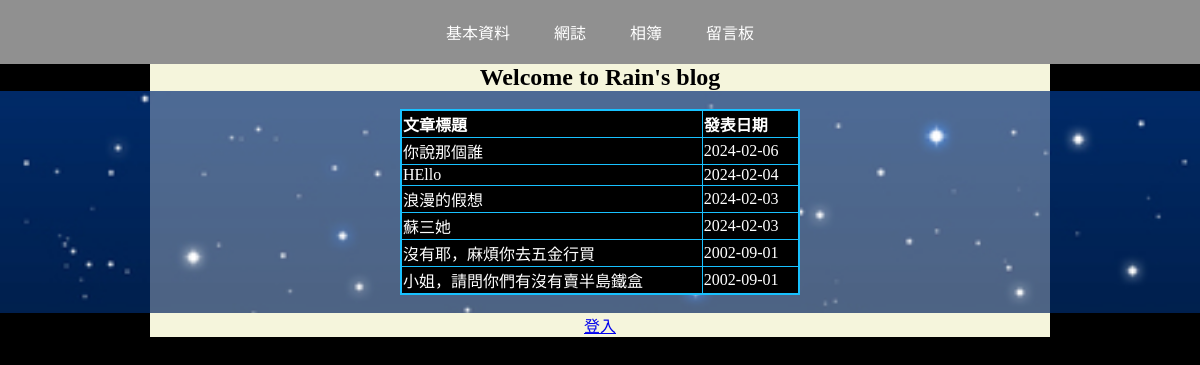
/blog, run on an earlier commit of the app's database.
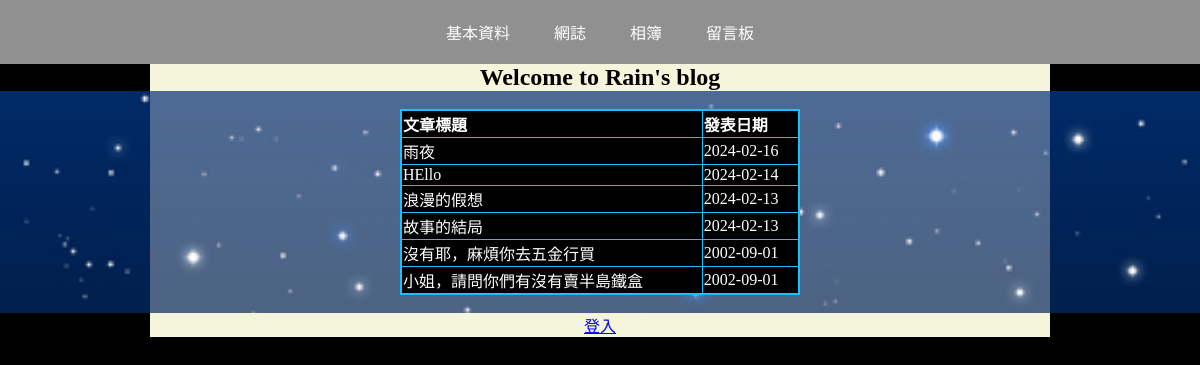
And on a later commit of the database.
### crudpractice/models.py (models this page shows, shortened)
class Article(models.Model):
    username = models.CharField(max_length=20, null=False)
    title = models.CharField(max_length=40, null=False)
    content = models.TextField(max_length=2000, null=False)
    datestart = models.DateTimeField()
    datelast = models.DateTimeField(default=now())

### crudpractice/views.py (the view)
# urls.py: path('blog', views.blog, name='blog'),
def blog(request):
    articles = Article.objects.all().order_by('-id')
    name = request.session.get('name')
    return render(request, 'blog.html', locals())

### templates/blog.html (shortened to what this page needs)
<!DOCTYPE html>
<html lang="en">
<head>
    <link rel="stylesheet" href="/static/style.css">
</head>
<body>
    <div class="connection">
        <a href="user_profile">基本資料</a>
        <a href="blog">網誌</a>
        <a href="album">相簿</a>
        <a href="board">留言板</a>
    </div>
    <h2>Welcome to Rain's blog</h2>
    <div class="bgc">
        <div class="bgc2">
            <br>
            <table border="3">
                <tr>
                    <th>文章標題</th><th>發表日期</th>
                    {% for article in articles %}
                    <tr>
                        <td><a href="articles/{{article.id}}">{{article.title}}</a></td>
                        <td>{{article.datestart|date:"Y-m-d"}}</td>
                    </tr>
                    {% endfor %}
                </tr>
            </table>
            <br>
        </div>
    </div>
    <footer>
        {% if request.session.name == 'rain' %}
        <a href="new_post">發表文章</a><br>
        <a href="logout">登出</a>
        {% elif request.session.name == None %}
        <a href="/">登入</a>
        {% else %}
        <a href="logout">登出</a>
        {% endif %}
    </footer>
</body>
</html>

What changed in the data, as far as the page shows it:
changed Article (number 1 of 6 on the later page): title "你說那個誰" → "雨夜"; datestart "2024-02-06" → "2024-02-16"
changed Article "HEllo": datestart "2024-02-04" → "2024-02-14"
changed Article "浪漫的假想": datestart "2024-02-03" → "2024-02-13"
changed Article: title "蘇三她" → "故事的結局"; datestart "2024-02-03" → "2024-02-13"
